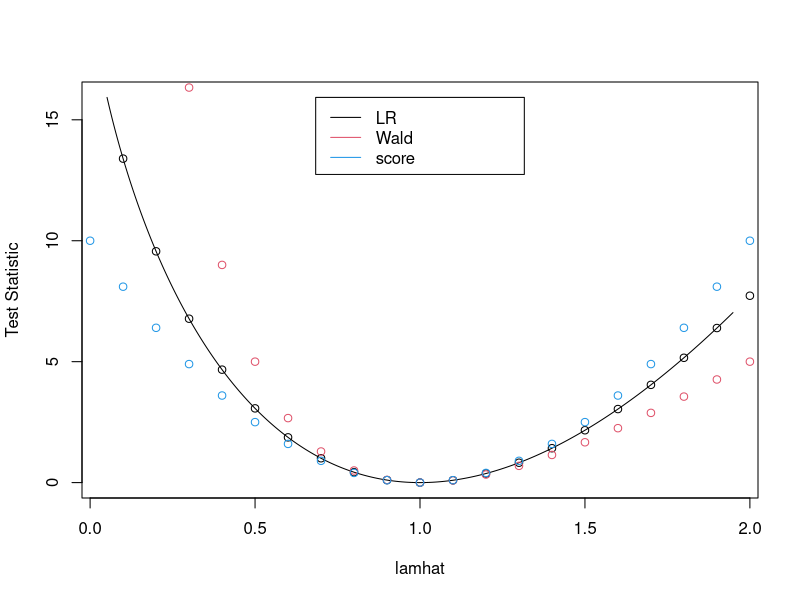
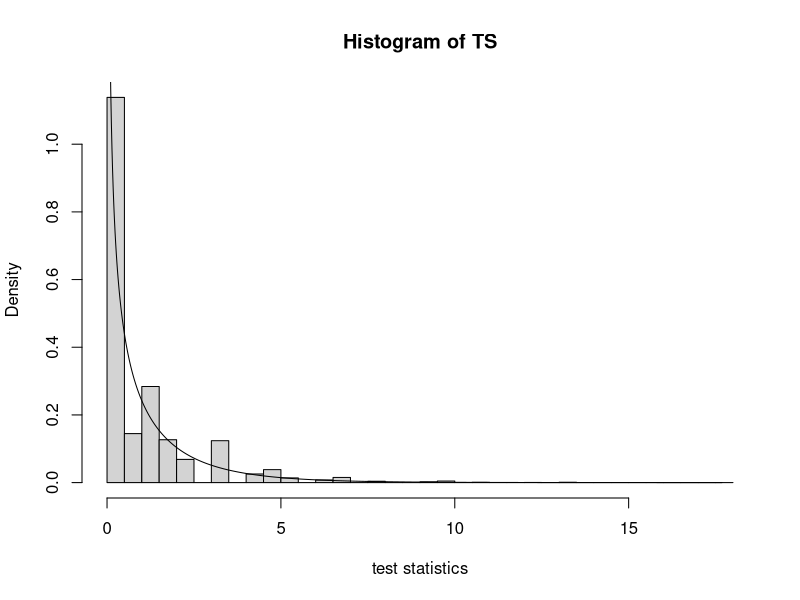

R code for these plots, in order:
N=100000
n=10
lambda0=1
temp=rep(0,N)

#plot lr statistic as a function of lambda hat
lamhat=seq(lambda0-3*sqrt(lambda0/n),lambda0+3*sqrt(lambda0/n),length=2001)
top=max(na.omit(2*n*(lambda0-lamhat+lamhat*log(lamhat/lambda0))))
plot(lamhat,2*n*(lambda0-lamhat+lamhat*log(lamhat/lambda0)),type="l",ylab="Test Statistic")
lamhat=(floor(n*lambda0-3*sqrt(lambda0*n)):ceiling(n*lambda0+3*sqrt(lambda0*n)))/n
points(lamhat,2*n*(lambda0-lamhat+lamhat*log((lamhat)/lambda0)))
points(lamhat,(lamhat-lambda0)^2/(lamhat/n),col=2)
points(lamhat,(lamhat-lambda0)^2/(lambda0/n),col=4)
legend(c(lambda0-sqrt(lambda0/n),lambda0+sqrt(lambda0/n)),c(0.8*top,top),lty=rep(1,3),col=c(1,2,4),legend=c("LR","Wald","score"))

#generate N LR statistics
for (i in 1:N){x=rpois(n,lambda0)
lambdahat=mean(x)
temp[i]=2*n*(lambda0-lambdahat+lambdahat*log(lambdahat/lambda0))}
q=c(.5,.75,.9,.95,.975,.99)
qchisq(q,1)
cbind(q,qchisq(q,1),sort(temp)[floor(q*N)])
rejectprop=rep(0,length(q))
for(j in 1:length(q)){
#rejectprop[j]=sum(temp>qchisq(q[j],1))/N}
rejectprop[j]=sum(na.omit(temp)>qchisq(q[j],1))/length(na.omit(temp))}
cbind(1-q,rejectprop)
 x=seq(0,max(na.omit(temp)),length=1001)
TS=na.omit(temp)
hist(TS,nclass=40,freq=FALSE,xlab="test statistics")
lines(x,dchisq(x,1))
#qqmath(temp,distribution=function(x) qchisq(x,df=1)) # load "lattice" package
